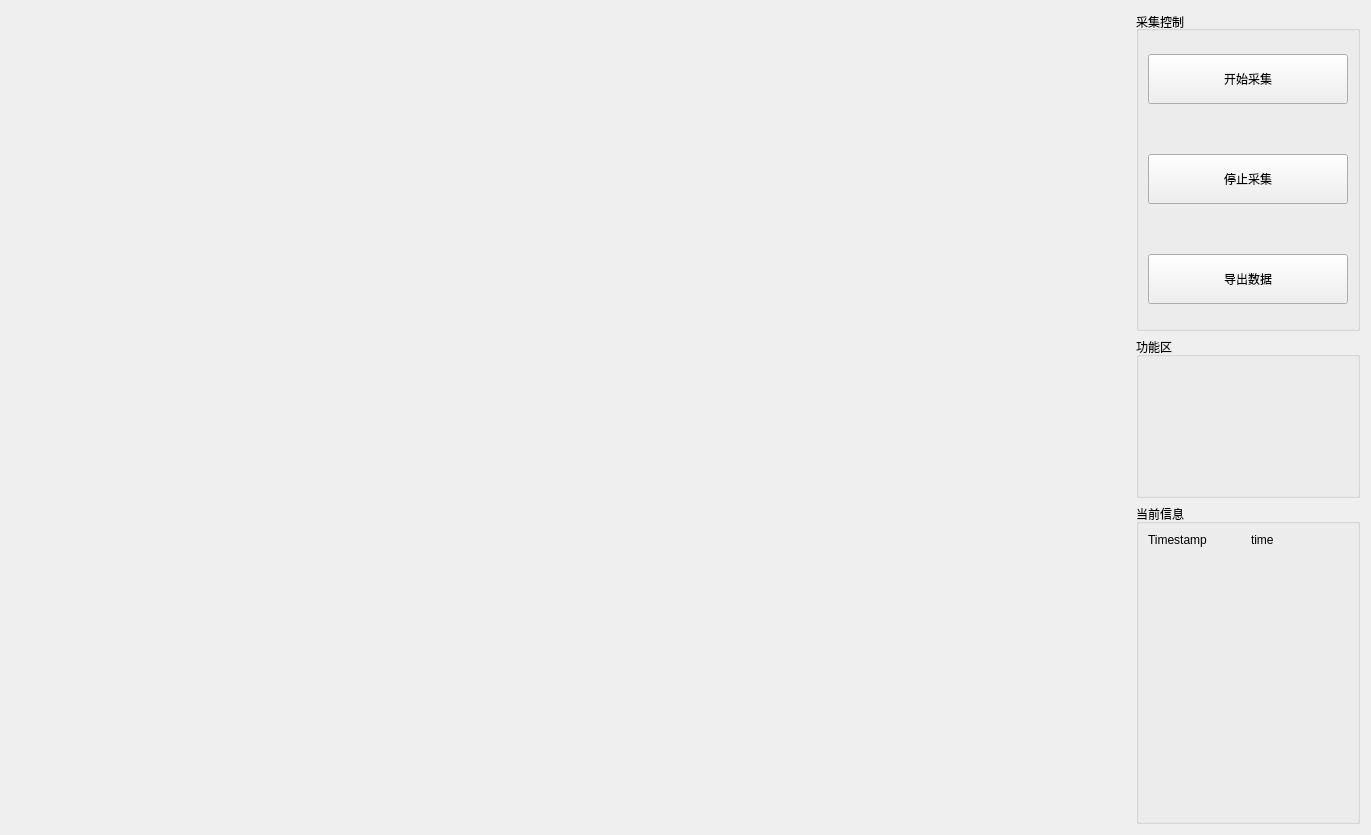
<?xml version="1.0" encoding="UTF-8"?>
<ui version="4.0">
 <class>PlantarPage</class>
 <widget class="QWidget" name="PlantarPage">
  <property name="geometry">
   <rect>
    <x>0</x>
    <y>0</y>
    <width>1371</width>
    <height>835</height>
   </rect>
  </property>
  <property name="windowTitle">
   <string>Form</string>
  </property>
  <layout class="QHBoxLayout" name="horizontalLayout" stretch="5,1">
   <item>
    <widget class="myPlantarHeatmap" name="plantarHeatmap" native="true"/>
   </item>
   <item>
    <layout class="QVBoxLayout" name="verticalLayout" stretch="2,1,2">
     <item>
      <widget class="QGroupBox" name="collectionControllerGroupBox">
       <property name="title">
        <string>采集控制</string>
       </property>
       <property name="alignment">
        <set>Qt::AlignLeading|Qt::AlignLeft|Qt::AlignVCenter</set>
       </property>
       <layout class="QVBoxLayout" name="verticalLayout_3">
        <item>
         <layout class="QVBoxLayout" name="verticalLayout_2">
          <property name="spacing">
           <number>50</number>
          </property>
          <item>
           <widget class="QPushButton" name="startCollectionButton">
            <property name="minimumSize">
             <size>
              <width>0</width>
              <height>50</height>
             </size>
            </property>
            <property name="text">
             <string>开始采集</string>
            </property>
           </widget>
          </item>
          <item>
           <widget class="QPushButton" name="stopCollectionButton">
            <property name="minimumSize">
             <size>
              <width>0</width>
              <height>50</height>
             </size>
            </property>
            <property name="text">
             <string>停止采集</string>
            </property>
           </widget>
          </item>
          <item>
           <widget class="QPushButton" name="exportDataButton">
            <property name="minimumSize">
             <size>
              <width>0</width>
              <height>50</height>
             </size>
            </property>
            <property name="text">
             <string>导出数据</string>
            </property>
           </widget>
          </item>
         </layout>
        </item>
       </layout>
      </widget>
     </item>
     <item>
      <widget class="QGroupBox" name="functionGroupBox">
       <property name="title">
        <string>功能区</string>
       </property>
      </widget>
     </item>
     <item>
      <widget class="QGroupBox" name="plantarInfoGroupBox">
       <property name="title">
        <string>当前信息</string>
       </property>
       <layout class="QVBoxLayout" name="verticalLayout_4">
        <item>
         <layout class="QHBoxLayout" name="horizontalLayout_2">
          <item>
           <widget class="QLabel" name="label">
            <property name="text">
             <string>Timestamp</string>
            </property>
           </widget>
          </item>
          <item>
           <widget class="QLabel" name="timestampLabel">
            <property name="text">
             <string>time</string>
            </property>
           </widget>
          </item>
         </layout>
        </item>
        <item>
         <spacer name="verticalSpacer">
          <property name="orientation">
           <enum>Qt::Vertical</enum>
          </property>
          <property name="sizeHint" stdset="0">
           <size>
            <width>20</width>
            <height>40</height>
           </size>
          </property>
         </spacer>
        </item>
       </layout>
      </widget>
     </item>
    </layout>
   </item>
  </layout>
 </widget>
 <customwidgets>
  <customwidget>
   <class>myPlantarHeatmap</class>
   <extends>QWidget</extends>
   <header location="global">library/myplantarheatmap.h</header>
   <container>1</container>
  </customwidget>
 </customwidgets>
 <resources/>
 <connections/>
</ui>
